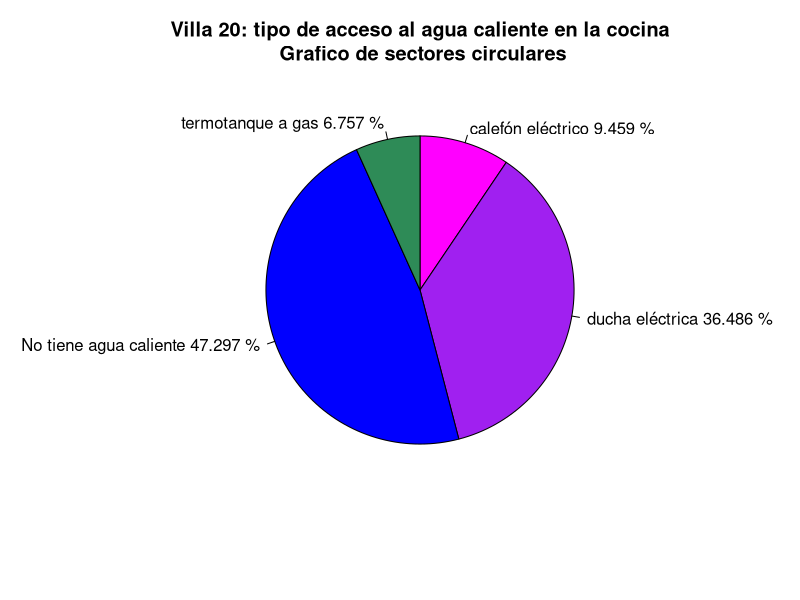
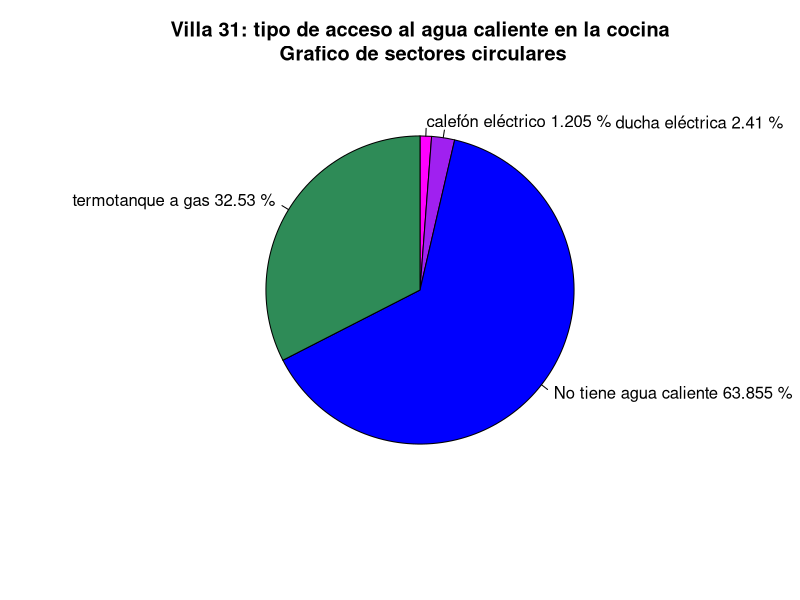
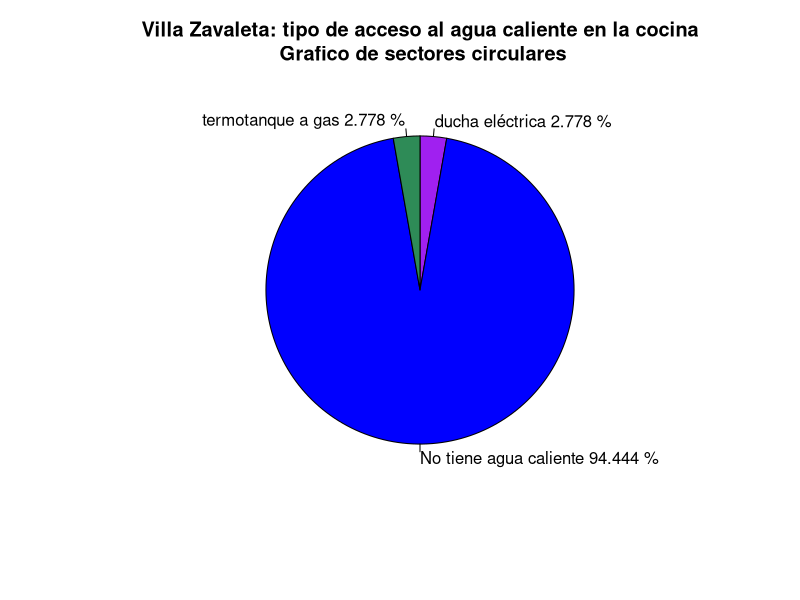

R code for these plots, in order:
#---------------- Sección 2.5-2.6 -------------------

agua_cocinaV20 <- c("Sí","Sí","Sí","Sí","Sí","Sí","Sí","Sí","Sí","Sí","Sí","Sí","Sí","Sí","Sí","Sí","Sí","Sí","Sí","Sí","Sí","Sí","Sí","Sí","No","Sí","Sí","Sí","No","Sí","Sí","No","Sí","Sí","Sí","Sí","Sí","Sí","Sí","No","Sí","Sí","No","No","Sí","No","Sí","Sí","Sí","Sí","No","Sí","Sí","Sí","No","No","Sí","Sí","No","Sí","Sí","No","No","Sí","Sí","Sí","Sí","Sí","Sí","Sí","No","Sí","No","Sí","Sí","Sí","Sí","Sí","Sí","Sí","Sí","Sí","Sí","Sí","Sí","Sí","Sí","Sí")
agua_cocinaV31 <- c("Sí","Sí","Sí","Sí","Sí","Sí","Sí","No","No","Sí","Sí","Sí","Sí","Sí","Sí","No","No","Sí","No","Sí","Sí","Sí","Sí","No","Sí","Sí","Sí","Sí","Sí","No","Sí","Sí","Sí","No","No","No","Sí","Sí","Sí","No","Sí","Sí","Sí","Sí","Sí","Sí","Sí","Sí","Sí","Sí","Sí","No","Sí","Sí","Sí","No","Sí","Sí","Sí","Sí","Sí","Sí","Sí","Sí","Sí","Sí","Sí","Sí","Sí","Sí","No","Sí","Sí","No","Sí","Sí","Sí","Sí","Sí","Sí","No","Sí","No","Sí","No","Sí","Sí","Sí","No","Sí","Sí","No","Sí","Sí","No","Sí","Sí","Sí","Sí","Sí","Sí","No","Sí","No","Sí","Sí","No")
agua_cocinaVZ <- c("Sí","Sí","Sí","Sí","Sí","Sí","Sí","Sí","Sí","No","Sí","Sí","Sí","Sí","Sí","Sí","Sí","Sí","Sí","Sí","Sí","Sí","Sí","Sí","No","Sí","Sí","Sí","No","Sí","Sí","Sí","Sí","Sí","Sí","Sí","Sí","Sí","No","Sí")

tabla_cocinaV20 <- table(agua_cocinaV20)
tabla_cocinaV31 <- table(agua_cocinaV31)
tabla_cocinaVZ <- table(agua_cocinaVZ)

porc_cocinaV20 <- round(tabla_cocinaV20/sum(tabla_cocinaV20)*100,3)
porc_cocinaV31 <- round(tabla_cocinaV31/sum(tabla_cocinaV31)*100,3)
porc_cocinaVZ <- round(tabla_cocinaVZ/sum(tabla_cocinaVZ)*100,3)

print(paste("Villa 20: porcentaje de viviendas con agua en la cocina:",porc_cocinaV20[2]))
print(paste("Villa 31: porcentaje de viviendas con agua en la cocina:",porc_cocinaV31[2]))
print(paste("Villa Zavaleta: porcentaje de viviendas con agua en la cocina:",porc_cocinaVZ[2]))

caliente_cocinaV20 <- c("ducha eléctrica","ducha eléctrica","No tengo agua caliente","No tengo agua caliente","calefón eléctrico","ducha eléctrica","No tengo agua caliente","ducha eléctrica","ducha eléctrica","calefón eléctrico","ducha eléctrica","ducha eléctrica","ducha eléctrica","ducha eléctrica","No tengo agua caliente","No tengo agua caliente","ducha eléctrica","No tengo agua caliente","calefón eléctrico","termotanque a gas","ducha eléctrica","ducha eléctrica","No tengo agua caliente","ducha eléctrica","No tengo agua caliente","No tengo agua caliente","ducha eléctrica","ducha eléctrica","No tengo agua caliente","No tengo agua caliente","termotanque a gas","No tengo agua caliente","ducha eléctrica","No tengo agua caliente","termotanque a gas","No tengo agua caliente","ducha eléctrica","calefón eléctrico","No tengo agua caliente","ducha eléctrica","No tengo agua caliente","No tengo agua caliente","No tengo agua caliente","No tengo agua caliente","No tengo agua caliente","No tengo agua caliente","No tengo agua caliente","ducha eléctrica","No tengo agua caliente","No tengo agua caliente","No tengo agua caliente","No tengo agua caliente","termotanque a gas","termotanque a gas","calefón eléctrico","No tengo agua caliente","ducha eléctrica","No tengo agua caliente","No tengo agua caliente","ducha eléctrica","ducha eléctrica","No tengo agua caliente","ducha eléctrica","ducha eléctrica","ducha eléctrica","No tengo agua caliente","No tengo agua caliente","ducha eléctrica","ducha eléctrica","calefón eléctrico","calefón eléctrico","No tengo agua caliente","No tengo agua caliente","No tengo agua caliente")
caliente_tablaV20 <- table(caliente_cocinaV20)
porc_calienteV20 <- round(caliente_tablaV20 / sum(caliente_tablaV20)*100,3)
opcionesV20 <- c("calefón eléctrico","ducha eléctrica","No tiene agua caliente", "termotanque a gas")
labelsV20 <- paste(opcionesV20,porc_calienteV20,c("%"),sep = " ")
pie(caliente_tablaV20,labels = labelsV20,clockwise = TRUE,
    main = strsplit("Villa 20: tipo de acceso al agua caliente en la cocina\n Grafico de sectores circulares",split = ";"),
    col = c("magenta","purple","blue","seagreen"))

caliente_cocinaV31 <- c("termotanque a gas","termotanque a gas","No tengo agua caliente","termotanque a gas","termotanque a gas","No tengo agua caliente","termotanque a gas","termotanque a gas","termotanque a gas","No tengo agua caliente","No tengo agua caliente","No tengo agua caliente","No tengo agua caliente","termotanque a gas","No tengo agua caliente","ducha eléctrica","No tengo agua caliente","termotanque a gas","No tengo agua caliente","No tengo agua caliente","termotanque a gas","No tengo agua caliente","termotanque a gas","termotanque a gas","No tengo agua caliente","No tengo agua caliente","No tengo agua caliente","No tengo agua caliente","No tengo agua caliente","No tengo agua caliente","No tengo agua caliente","termotanque a gas","No tengo agua caliente","termotanque a gas","termotanque a gas","No tengo agua caliente","termotanque a gas","termotanque a gas","termotanque a gas","No tengo agua caliente","No tengo agua caliente","termotanque a gas","termotanque a gas","No tengo agua caliente","No tengo agua caliente","No tengo agua caliente","termotanque a gas","No tengo agua caliente","No tengo agua caliente","No tengo agua caliente","termotanque a gas","termotanque a gas","No tengo agua caliente","No tengo agua caliente","No tengo agua caliente","No tengo agua caliente","No tengo agua caliente","No tengo agua caliente","termotanque a gas","termotanque a gas","termotanque a gas","No tengo agua caliente","termotanque a gas","No tengo agua caliente","ducha eléctrica","No tengo agua caliente","No tengo agua caliente","No tengo agua caliente","No tengo agua caliente","No tengo agua caliente","No tengo agua caliente","No tengo agua caliente","No tengo agua caliente","No tengo agua caliente","No tengo agua caliente","No tengo agua caliente","calefón eléctrico","No tengo agua caliente","No tengo agua caliente","No tengo agua caliente","No tengo agua caliente","No tengo agua caliente","No tengo agua caliente")
caliente_tablaV31 <- table(caliente_cocinaV31)
porc_calienteV31 <- round(caliente_tablaV31 / sum(caliente_tablaV31)*100,3)
opcionesV31 <- c("calefón eléctrico","                                  ducha eléctrica","No tiene agua caliente", "termotanque a gas")
labelsV31 <- paste(opcionesV31,porc_calienteV31,c("%"),sep = " ")
pie(caliente_tablaV31,labels = labelsV31,clockwise = TRUE,
    main = strsplit("Villa 31: tipo de acceso al agua caliente en la cocina\n Grafico de sectores circulares",split = ";"),
    col = c("magenta","purple","blue","seagreen"))

caliente_cocinaVZ <- c("No tengo agua caliente","No tengo agua caliente","No tengo agua caliente","No tengo agua caliente","No tengo agua caliente","No tengo agua caliente","No tengo agua caliente","termotanque a gas","No tengo agua caliente","No tengo agua caliente","No tengo agua caliente","No tengo agua caliente","No tengo agua caliente","No tengo agua caliente","No tengo agua caliente","No tengo agua caliente","No tengo agua caliente","No tengo agua caliente","No tengo agua caliente","No tengo agua caliente","No tengo agua caliente","No tengo agua caliente","ducha eléctrica","No tengo agua caliente","No tengo agua caliente","No tengo agua caliente","No tengo agua caliente","No tengo agua caliente","No tengo agua caliente","No tengo agua caliente","No tengo agua caliente","No tengo agua caliente","No tengo agua caliente","No tengo agua caliente","No tengo agua caliente","No tengo agua caliente")
caliente_tablaVZ <- table(caliente_cocinaVZ)
porc_calienteVZ <- round(caliente_tablaVZ / sum(caliente_tablaVZ)*100,3)
opcionesVZ <- c("ducha eléctrica","No tiene agua caliente", "termotanque a gas")
labelsVZ <- paste(opcionesVZ,porc_calienteVZ,c("%"),sep = " ")
pie(caliente_tablaVZ,labels = labelsVZ,clockwise = TRUE,
    main = strsplit("Villa Zavaleta: tipo de acceso al agua caliente en la cocina\n Grafico de sectores circulares",split = ";"),
    col = c("purple","blue","seagreen"))

